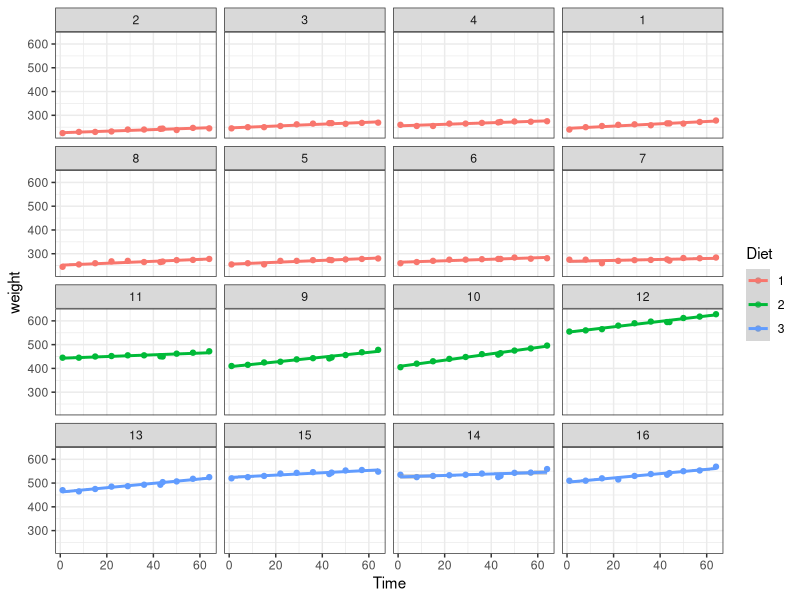

Source code (R):
library(nlme)
library(ggplot2)

ggplot(data = BodyWeight, aes(x = Time, y = weight, color = Diet)) +
  geom_point() + geom_smooth(method = "lm") +
  theme_bw() + 
  facet_wrap(~Rat)

# lme(weight ~ Time * Diet, random = ~ 1|Rat, data = BodyWeight)

fit <- lme(weight ~ Time * Diet, random = ~ Time|Rat,
           data = BodyWeight)
summary(fit)
